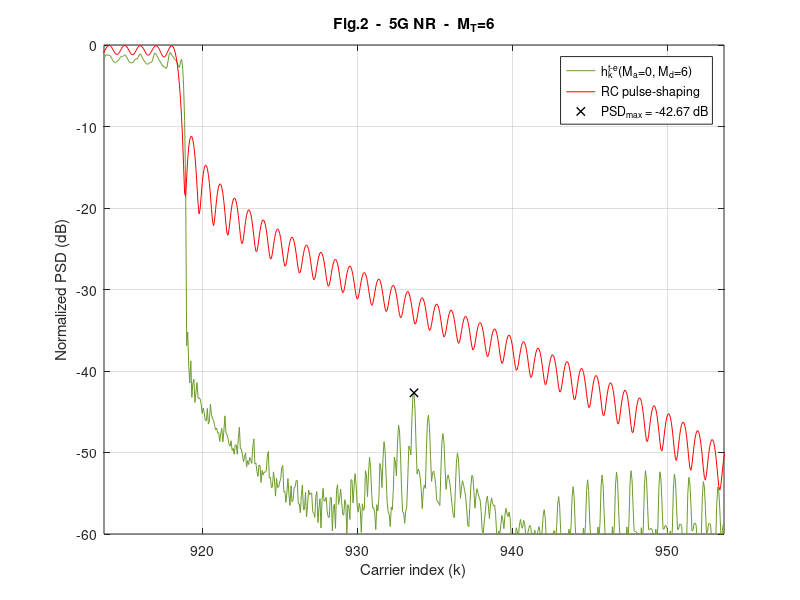

This figure's MATLAB source: (Note: this script raises an error after producing the figure.)
clear,
%% %%%%%%%%%%%%%%%%%%%%%%%%%%%%%%%%%%%%%%%%%%%%%%%%%%%%%%%%%%
% %                 LOAD THE PARAMETERS                   % %
%%%%%%%%%%%%%%%%%%%%%%%%%%%%%%%%%%%%%%%%%%%%%%%%%%%%%%%%%% %%
addpath('../../data/Fig2')
load('Fig2_Parameters_for_5G_NR_Ma_0_Md_6.mat');

Fsob = OFDM_param.Fsob; % Upsampling factor 
% Upsample in time-domain
N = OFDM_param.N*Fsob;
Ngi = OFDM_param.Ngi*Fsob;
b = (OFDM_param.b+1)*Fsob-1;
L = OFDM_param.L*Fsob;
Ms = OFDM_param.Ms;
g = OFDM_param.g;
us = OFDM_param.us;
ue = OFDM_param.ue;

ur = us + ue;

Pd = GenPulse_param.Pd;
Pd_todas = GenPulse_param.Pd_todas;
Paic = GenPulse_param.Paic;
Ptk = GenPulse_param.Ptk;
R_aic = GenPulse_param.R_aic;
R_tk = GenPulse_param.R_tk;
NexTemp_a = GenPulse_param.NexTemp_a;
NexTemp_d = GenPulse_param.NexTemp_d;
cell_coef_lim = GenPulse_param.cell_coef_lim;



%% %%%%%%%%%%%%%%%%%%%%%%%%%%%%%%%%%%%%%%%%%%%%%%%%%%%%%%%%%%
%            OBTAIN THE PULSES IN THE SCENARIO            % %
%%%%%%%%%%%%%%%%%%%%%%%%%%%%%%%%%%%%%%%%%%%%%%%%%%%%%%%%%% %%

h_k = zeros((NexTemp_a+NexTemp_d+1)*L+b, N); % Matrix containing the proposed pulses
vn=(0:L+b-1)'-Ngi;  % Dicrete time axis vector

aic_k = zeros((NexTemp_a+NexTemp_d+1)*L+b, N);  % Matrix containing the AIC term
t_k = zeros((NexTemp_a+NexTemp_d+1)*L+b, N);    % Matrix containing the AST term

% Obtain h_k for every data carrier
for ind_k = 1:length(Pd)

    % % AIC terms
    %%%%%%%%%%%%%%%%%%%%%%%%%%%%%%%%%%
    % Central term
    Pc = exp(1j*2*pi/N*repmat(vn,1,length(Paic{ind_k})).*repmat(Paic{ind_k}.',length(vn),1)).*repmat(g.',1,length(Paic{ind_k}));
    % Advanced and delayed terms
    for ind_m = -NexTemp_a:NexTemp_d
        if ind_m ~= 0 % Skip the central term
            Pc = [Pc, exp(1j*2*pi/N*repmat(vn,1,length(Paic{ind_k})).*repmat(Paic{ind_k}.',length(vn),1)).*repmat(g.',1,length(Paic{ind_k}))]; % Concatenamos las columnas de los tonos AIC de los Ma+Md+1 pulsos
        end
    end

    aic_temp = Pc*diag(R_aic{ind_k});
    aic_k((NexTemp_a*L+1):(NexTemp_a+1)*L+b,Pd(ind_k)+N/2+1) = sum(aic_temp(:,1:length(Paic{ind_k})),2);    % CENTRAL TERM
    
    m_temp = 0;
    for ind_m = -NexTemp_a:NexTemp_d;                                                                       % ADVANCED AND DELAYED TERMS
        if ind_m ~= 0 % Skip the central terms
            aic_k(((NexTemp_a+ind_m)*L+1):((NexTemp_a+ind_m+1)*L+b),Pd(ind_k)+N/2+1) = aic_k(((NexTemp_a+ind_m)*L+1):((NexTemp_a+ind_m+1)*L+b),Pd(ind_k)+N/2+1) + sum(aic_temp(:,(length(Paic{ind_k})*(1+m_temp)) + (1:length(Paic{ind_k}))),2);
            m_temp = m_temp+1;
        end
    end
    
    % % AST terms
    %%%%%%%%%%%%%%%%%%%%%%%%%%%%%%%%%%
    % Central term
    Ts = exp(1j*2*pi/N*repmat(vn,1,length(Ptk{ind_k})).*repmat(Ptk{ind_k}.',length(vn),1)).*repmat(us.',1,length(Ptk{ind_k}));
    Te = exp(1j*2*pi/N*repmat(vn,1,length(Ptk{ind_k})).*repmat(Ptk{ind_k}.',length(vn),1)).*repmat(ue.',1,length(Ptk{ind_k}));
    T = [Ts, Te];
    
    % Advanced and delayed terms
    for ind_m = -NexTemp_a:-1;
        T = [T, Ts];
    end
    for ind_m=1:NexTemp_d;
        T = [T, Te];
    end
    t_k_temp = T*diag(R_tk{ind_k});

    t_k(((NexTemp_a)*L+1):((NexTemp_a+1))*L+b,Pd(ind_k)+N/2+1) = sum(t_k_temp(:,1:2*length(Ptk{ind_k})),2);

    m_temp = 0;
    for ind_m = -NexTemp_a:-1;
            t_k(((NexTemp_a+ind_m)*L+1):(NexTemp_a+ind_m+1)*L+b,Pd(ind_k)+N/2+1) = t_k(((NexTemp_a+ind_m)*L+1):(NexTemp_a+ind_m+1)*L+b,Pd(ind_k)+N/2+1) + sum(t_k_temp(:,(2*length(Ptk{ind_k})+m_temp*length(Ptk{ind_k})) + (1:length(Ptk{ind_k}))),2);
            m_temp = m_temp + 1;
    end
    for ind_m = 1:NexTemp_d;
            t_k(((NexTemp_a+ind_m)*L+1):(NexTemp_a+ind_m+1)*L+b,Pd(ind_k)+N/2+1) = t_k(((NexTemp_a+ind_m)*L+1):(NexTemp_a+ind_m+1)*L+b,Pd(ind_k)+N/2+1) + sum(t_k_temp(:,(2*length(Ptk{ind_k})+m_temp*length(Ptk{ind_k})) + (1:length(Ptk{ind_k}))),2);
            m_temp = m_temp + 1;
    end
end

h_k = aic_k + t_k;

p_k_conv = exp(1j*(2*pi/N)*repmat(vn,1,length(Pd_todas)).*repmat(Pd_todas.',length(vn),1)).*repmat(g.',1,length(Pd_todas));

h_k(NexTemp_a*L + (1:L+b),Pd_todas+N/2+1) = h_k(NexTemp_a*L + (1:L+b),Pd_todas+N/2+1) + p_k_conv;


%% %%%%%%%%%%%%%%%%%%%%%%%%%%%%%%%%%%%%%%%%%%%%%%%%%%%%%%%%%%
% %     REPRESENTATION OF THE PULSES IN THE SCENARIO      % %
%%%%%%%%%%%%%%%%%%%%%%%%%%%%%%%%%%%%%%%%%%%%%%%%%%%%%%%%%% %%

% Obtain the PSD
H_k = fft(h_k,N*Ms);
P_k = fft(p_k_conv,N*Ms);

psd_H = fftshift(sum(abs(H_k).^2,2));
psd_P = fftshift(sum(abs(P_k).^2,2));

x = (-N*Ms/2:N*Ms/2-1)/(Ms);
indices = find(ismember(x,[-N/2,N/2-1]));
indices = indices(1):1:indices(2);

x = x+N/2;
y_h = 10*log10(psd_H/max(psd_H));
y_p = 10*log10(psd_P/max(psd_P));

PSD_max = max(max(y_h(find(x>Pd_todas(end)+N/2+1.67))), max(y_h(find(x<Pd_todas(1)+N/2-1.67)))); %% PSD_MAX IS SOUGHT BEYOND THE 0.67 SCS GUARD BAND THAT IS LEFT BY EACH SIDE
x_PSD_max = x(find(y_h==PSD_max));

% Fig 2 (ITU-T Rec. G9960 Ma=0,Md=6)
figure,
plot(x(indices),y_h(indices), 'DisplayName', 'h_k^{t-e}(M_a=0, M_d=6)', 'Color', "#6B9B2B"); hold on; grid on;
plot(x(indices),y_p(indices), 'DisplayName', 'RC pulse-shaping', 'Color', 'r');
plot(x_PSD_max, PSD_max, 'Marker', 'x', 'Color', 'k', 'LineStyle', 'none','LineWidth',1, 'DisplayName', ['PSD_{max} = ', num2str(PSD_max, '%.2f'), ' dB'])
xlabel('Carrier index (k)'); ylabel('Normalized PSD (dB)'); legend('show')
xlim(x_PSD_max+[-20,20]); ylim([-60,0])
title(sprintf('Fig.2  -  5G NR  -  M_T=%d', NexTemp_a+NexTemp_d))

%% %%%%%%%%%%%%%%%%%%%%%%%%%%%%
% %     CLARIFYING NOTE     % %
%%%%%%%%%%%%%%%%%%%%%%%%%%%% %%

NOTE = ['NOTE: The maximum number of RB that can be used in a 5 MHz channel is 25, which is equivalent to 4.5 MHz (SCS = 15 kHz).',...
    ' That leaves a 500 kHz guard band, 250 kHz by each side of the transmission band.',...
    ' If this guard band is reduced by repurposing those carriers that were previously assigned to it for data transmission, it can be reduced by up to 16 subcarriers, leaving a residual guard band 10 kHz wide (2/3 of an SCS).',...
    ' Hence, the PSD peak can be sought beyond that guard band, which is 1.67 SCS beyond the outermost transmitting subcarrier by each end of the passband.'];
wrapped_NOTE = textwrap({NOTE}, 70);
disp('##################################################################################')
fprintf('\n')
disp(wrapped_NOTE)
disp('##################################################################################')